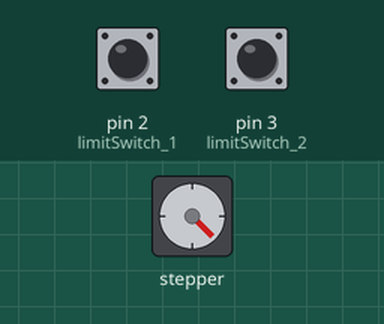
Recording of a sketch running on a simulated Arduino Uno, built with avr-gcc and run on an emulated ATmega328P. On the bench: stepper motor. The inputs (shaded band) are chosen by the test bench; at power-on: pin 2 (limitSwitch_1) HIGH, pin 3 (limitSwitch_2) HIGH. Stepper angles assume 200 steps per turn; what the sketch prints to the serial monitor is not drawn.

Above: at 1.7 s.
1.8 s: pin 2 (limitSwitch_1) pulled LOW for 0.15 s
At 2.15 s:
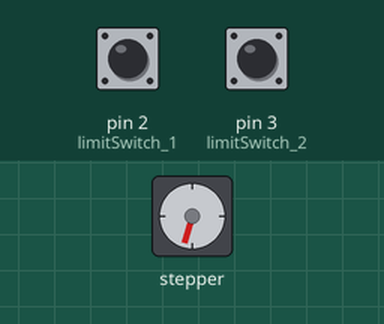
4.9 s: pin 3 (limitSwitch_2) pulled LOW for 0.15 s
At 5.15 s:
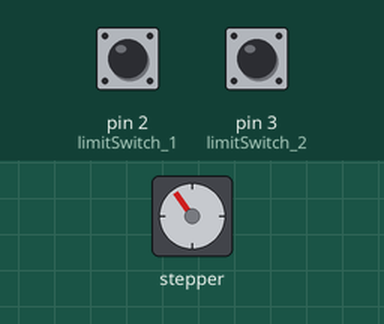
7.9 s: pin 2 (limitSwitch_1) pulled LOW for 1 s
At 8.45 s:
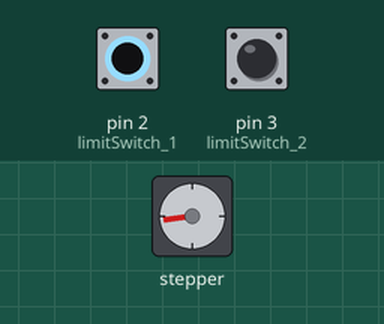
11.0 s: pin 3 (limitSwitch_2) pulled LOW for 1 s
Timing chart, 0 to 15.6 s (numbered marks = the images above; inputs shaded):
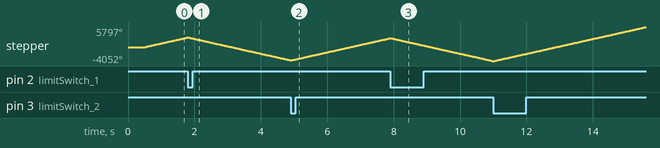

The sketch:

accelStepper_pingPong.ino
```cpp
#include <AccelStepper.h> //accelstepper library

const byte limitSwitch_1 = 2; //pin for the microswitch using attachInterrupt()
const byte limitSwitch_2 = 3; //pin for the microswitch using attachInterrupt()

bool switchFlipped = false; //stores the status for flipping
bool previousFlip = true; //stores the previous state for flipping - needed for the direction change

// direction Digital 9 (CCW), pulses Digital 8 (CLK)
AccelStepper stepper(1, 8, 9);

void setup()
{
  //Limit Switches
  pinMode(limitSwitch_1, INPUT_PULLUP); // internal pullup resistor (debouncing)
  pinMode(limitSwitch_2, INPUT_PULLUP); // internal pullup resistor (debouncing)

  attachInterrupt(digitalPinToInterrupt(limitSwitch_1), FlipDirection, FALLING);   //do not change it to 'CHANGE'
  attachInterrupt(digitalPinToInterrupt(limitSwitch_2), FlipDirection, FALLING);
  //---------------------------------------------------------------------------

  //Serial Communication
  Serial.begin(9600); //defining some baud rate
  Serial.println("Testing Accelstepper"); //print a message
  //---------------------------------------------------------------------------

  //Stepper parameters
  //setting up some default values for maximum speed and maximum acceleration
  stepper.setMaxSpeed(5000); //SPEED = Steps / second
  stepper.setAcceleration(1000); //ACCELERATION = Steps /(second)^2
  stepper.setSpeed(1500);
  delay(500);
  //---------------------------------------------------------------------------

}

void loop()
{

  stepper.runSpeed(); //step the motor (this will step the motor by 1 step at each loop indefinitely)
  flipCheck();   //checking the flip in each loop
}

void flipCheck()
{
  if(switchFlipped == true)
  {
     //Serial.println(previousFlip); //This was just a control flag for debugging

     if(previousFlip == true) //If the previous flip is 1, we have positive direction
     {
        stepper.setSpeed(1500);
     }
     if(previousFlip == false) //If the previous flip is 0, we have negative direction
     {
       stepper.setSpeed(-1500);
     }
     switchFlipped = false;
  //We have to reset this, so in the next iteration of the loop, the code will not enter this part, only when there was a click again
  }

}

void FlipDirection()
{
  switchFlipped = true; //we change the status to true, so the code will enter the flipCheck() function
  previousFlip = !previousFlip; //change the state to different from the previous - this controls the direction

}
```
